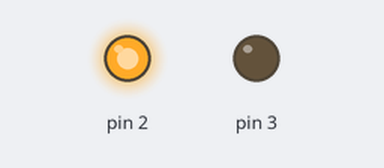
This sketch was run on a simulated Arduino Uno, built with avr-gcc and run on an emulated ATmega328P. Parts: output pins drawn as LEDs (lit = HIGH).

Above: at 1.2 s.
At 5.7 s:
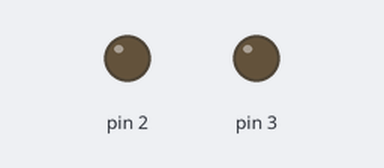
Timing chart, 0 to 6.9 s (numbered marks = the images above):
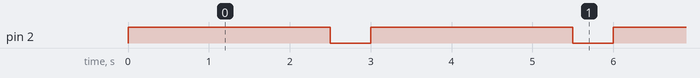

Measured:
- by itself, pin 2: alternates HIGH for 2.5 s and LOW for 0.50 s

The sketch:

Registers_Control_WithouthGND.ino
```cpp
//Going to glow led & blinking with Registers(without Ground Connection).

//***********************************Atmega328pu Specification****************************************|
//....................................................................................................|
//Atmega328pu has 14-Digital I/O Pins(Pin0~13),6-Analog Input Pins(A0–A5 with 10-bit resolution).     |
//----------------------------------------------------------------------------------------------------|
//Atmega328pu has 6-PWM Pins(D3,D5,D6,D9,D10,D11)& PWM signal is 8-bit.[0~255]-> 0%~100% of DutyCycle.|
//----------------------------------------------------------------------------------------------------|
//Atmega328pu has Flash Memory:32 KB(with 0.5 KB used by Bootloader), SRAM: 2KB, EEPROM: 1KB.         |
//----------------------------------------------------------------------------------------------------|
//Atmega328pu has Pin Change Interrupts(PCINT),USART External Clock I/O(XCK),Analog Input(AIN) mode.  |
//----------------------------------------------------------------------------------------------------|
//Atmega328pu Port_Registers[PortB(B0~B7)->8Register,PortC(C0~C6)->7Register,PortD(D0~D7]->8Register. |
//----------------------------------------------------------------------------------------------------|
//Data Direction Register(DDR), Port Data Register(PORT),& Pin Input Register(PIN)                    |
//----------------------------------------------------------------------------------------------------|
//Calling Port registers method: DDR(PortName:B/C/D) = 0b8bit[8-Bit-Binary]/0x1byte(1byte_Hex code)   |
//                      Example:   DDRB=0b11111111;    OR        DDRB=0xFF;                           |
//....................................................................................................|

//*******************************************************************************************************************************************************************************|
//---------------------------------------------------------Port Registers With Arduino Uno R3(Atmega328pu)Digital I/O Pins-------------------------------------------------------|
//---Port_Index--------------------PortB----------------------------------------------PortC-----------------------------------------------PortD----------------------------------|
//------0-----------D8(I/O,PCINT0,[CPN:14])----------------------------A0(I/O,PCINT8,ADC0,Analog_Input,[CPN:23])-----------D0(I/O,PCINT16,UART_RX,[CPN:2])-----------------------|
//------1-----------D9(I/O,PCINT1,OC1A,PWM~,[CPN:15])------------------A1(I/O,PCINT9,ADC1,Analog_Input,[CPN:24])-----------D1(I/O,PCINT17,UART_TX,[CPN:3])-----------------------|
//------2----------*D10(I/O,PCINT2,OC1B,PWM~,SPI_SS,[CPN:16])----------A2(I/O,PCINT10,ADC2,Analog_Input,[CPN:25])----------D2(I/O,PCINT18,External_Interrupt_0,[CPN:4])----------|
//------3----------*D11(I/O,PCINT3,OC2A,PWM~,SPI_MOSI,[CPN:17])--------A3(I/O,PCINT11,ADC3,Analog_Input,[CPN:26])----------D3(I/O,PCINT19,OC2B,PWM~,External_Interrupt_1,[CPN:5])|
//------4----------*D12(I/O,PCINT4,SPI_MISO,[CPN:18])------------------A4(I/O,PCINT12,ADC4,Analog_Input,SDA,[CPN:27])------D4(I/O,PCINT20,XCK,[CPN:6])---------------------------|
//------5----------*D13(I/O,PCINT5,Onboard_LED,SPI_SCK,[CPN:19])-------A5(I/O,PCINT13,ADC5,Analog_Input,SCL,[CPN:28])------D5(I/O,PCINT21,OC0B,PWM~,[CPN:11])--------------------|
//------6-----------XTAL1(PCINT6,OSC1,Crystal_IN/OUT,[CPN:9])----------RESET,PCINT14,[CPN:1]-------------------------------D6(I/O,PCINT22,OC0A,PWM~,AIN0,[CPN:12])---------------|
//------7-----------XTAL2(PCINT7,OSC2,Crystal_OUT/IN,[CPN:10])-------------------------------------------------------------D7(I/O,PCINT23,AIN1,[CPN:13])-------------------------|
//...............................................................................................................................................................................|
//...........................................................................................|
//-------------------------------------------Keywords----------------------------------------|
//-------------------------------------------------------------------------------------------|
//-------------------------------------I/O->Input/Output-------------------------------------|
//----------------------------D->Digital Pin I/O::::A->Analog Pin I/O------------------------|
//------------------------------------CPN->Chip Pin Number-----------------------------------|
//--------------------------------PWM->Pulse-Width Modulation--------------------------------|
//------------------------------ADC->Analog to Digital Converter-----------------------------|
//...........................................................................................|
//...........................................................................................|
//--------------------------------Reset[HIGH_Pulse]->[CPN:1]/PC6-----------------------------|
//---------------Power:Max_5v,Min_1.8v[(P+)-->ChipPin:7+20][(N-)-->ChipPin:8+22]-------------|
//----------------------------Power Supply vs System Clock Frequency-------------------------|
//--------------------------------1.8v~2.7v Up to  4 MHz-------------------------------------|
//--------------------------------2.7v~4.5v Up to 10 MHz-------------------------------------|
//--------------------------------4.5v~5.5v Up to 20 MHz-------------------------------------|
//*******************************************************************************************|
//Power supply(***Preferred***-->5v) and OSC0/1:External Oscillator (***Preferred***-->16MHz)|
//*******************************************************************************************|

//*****************************************************************************************************************************************|
//-------------------------------------------------------Communication Protocol------------------------------------------------------------|
//-----------------------------------------------------------------------------------------------------------------------------------------|
//-----SPI(Serial Peripheral Interface)----------UART(Universal Asynchronous Receiver-Transmitter)----------I²C(Inter-Integrated Circuit)--|
//------------[4-Pin Needed]------------------[2-Pin Needed/Additionally "Reset"{PC6/CPN:1}pin Needed]-------------[4-Pin Needed]----------|
//-----MOSI(D11): Master Out Slave In--------------------------RX(D0): Receive pin-----------------------------SDA(A4): Serial Data Line---|
//-----MISO(D12): Master In Slave Out--------------------------TX(D1): Transmit pin----------------------------SCL(A5): Serial Clock Line--|
//------SCK(D13): Serial Clock-----------Additionally connect the Reset pin To RTS with 0.1uf Capacitor------------------------------------|
//-------SS(D10): Slave Select-------------------------------------------------------------------------------------------------------------|
//.........................................................................................................................................|


void sleep(unsigned long ms) {
    unsigned long startTime = millis();
    while (millis()-startTime < ms) {
    }
}


void setup() {
    //DDRD = 0x0C;       // Configure pins 2 and 3 as output.

    DDRD = (1 << PD2) | (1 << PD3);//// Configure pins PD2 and PD3 as output.

    //PORTD &= ~0x08;    // Ensure PD3 is LOW (clear bit 3).

    PORTD &= ~(1 << PD3); // Ensure pin PD3 is LOW.
}
void loop() {

  //PORTD = 0x04;     // Set pin 2 HIGH.

  PORTD = 0b00000100;// Set pin 2 HIGH.

  //PORTD |= (1 << PD2); // Set pin PD2 HIGH.

  sleep(2500);

  //PORTD = 0x00;      // Set all pin on PortD is LOW.

  PORTD &= ~0x04;  // Set pin 2 LOW (clear bit 2).

  //PORTD &= ~0b00000100; // Set pin 2 LOW (clear bit 2).

  //PORTD &= ~(1 << PD2); // Set pin PD2 LOW.

  sleep(500);
}
```
